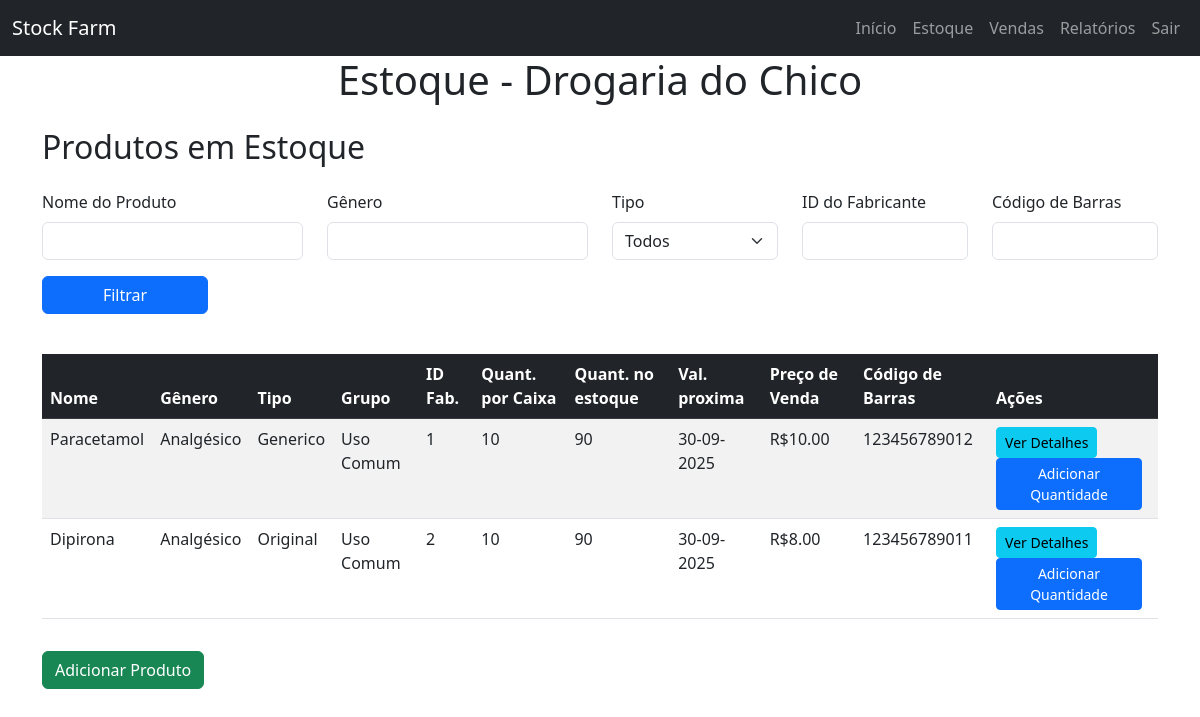
/stock (signed in), run on the app's committed database.
### app/models.py (models this page shows, shortened)
class Farmacia(db.Model):
    id: so.Mapped[int] = so.mapped_column(primary_key=True)
    nome: so.Mapped[str] = so.mapped_column(sa.String(100), unique=True)
    endereco: so.Mapped[str] = so.mapped_column(sa.String(200))
    telefone: so.Mapped[Optional[str]] = so.mapped_column(sa.String(20))
    cep: so.Mapped[str] = so.mapped_column(sa.String(9), nullable=False)
    cnpj: so.Mapped[str] = so.mapped_column(sa.String(14), nullable=False)
    farmaceuticos: so.WriteOnlyMapped['Farmaceutico'] = so.relationship(
        back_populates='farmacia',
        cascade="all, delete-orphan",
        passive_deletes=True
    )
    estoques: so.Mapped['Estoque'] = so.relationship(back_populates='farmacia')
    users: so.WriteOnlyMapped['User'] = so.relationship(
        back_populates='farmacia',
        cascade="all, delete-orphan",
        passive_deletes=True
    )

class Estoque(db.Model):
    id: so.Mapped[int] = so.mapped_column(primary_key=True)
    farmacia_id: so.Mapped[int] = so.mapped_column(sa.ForeignKey('farmacia.id'))
    produto_id: so.Mapped[int] = so.mapped_column(sa.ForeignKey('produto.id'))
    quantidade: so.Mapped[int] = so.mapped_column(default=0)
    farmacia: so.Mapped['Farmacia'] = so.relationship(back_populates='estoques')
    produto: so.Mapped['Produto'] = so.relationship(back_populates='estoques')

class Produto(db.Model):
    id: so.Mapped[int] = so.mapped_column(primary_key=True)
    nome: so.Mapped[str] = so.mapped_column(sa.String(100))
    genero: so.Mapped[str] = so.mapped_column(sa.String(100), nullable=False)
    tipo: so.Mapped[str] = so.mapped_column(sa.String(20), nullable=False)
    numeracao_original: so.Mapped[Optional[int]] = so.mapped_column()
    grupo: so.Mapped[str] = so.mapped_column(sa.String(50), nullable=False)
    fabricante_id: so.Mapped[int] = so.mapped_column(sa.ForeignKey('fabricante.id'), nullable=False)
    quantidade_embalagem: so.Mapped[int] = so.mapped_column(nullable=False)
    fornecedor_id: so.Mapped[int] = so.mapped_column(sa.ForeignKey('fornecedor.id'), nullable=False)
    preco_compra: so.Mapped[float] = so.mapped_column(nullable=False)
    preco_venda: so.Mapped[float] = so.mapped_column(nullable=False)
    codigo_barras: so.Mapped[str] = so.mapped_column(sa.String(13), nullable=False)
    fornecedor: so.Mapped['Fornecedor'] = so.relationship(back_populates='produtos')
    fabricante: so.Mapped['Fabricante'] = so.relationship(back_populates='produtos')
    estoques: so.WriteOnlyMapped['Estoque'] = so.relationship(
        back_populates='produto',
        cascade="all, delete-orphan",
        passive_deletes=True
    )
    logs: so.WriteOnlyMapped['ProdutoLog'] = so.relationship(
        back_populates='produto',
        cascade="all, delete-orphan",
        passive_deletes=True
    )
    validades: so.WriteOnlyMapped['Validade'] = so.relationship(
        back_populates='produto',
        cascade="all, delete-orphan",
        passive_deletes=True
    )

### app/routes.py (the view)
@app.route('/stock', methods=['GET'])
@login_required
def stock():
    if not current_user.farmacia:
        return redirect(url_for('manage_farmacia'))
    form = FiltroProdutoForm(request.args)
    query = (
        sa.select(Estoque)
        .where(Estoque.farmacia_id == current_user.farmacia_id)
        .join(Produto, Produto.id == Estoque.produto_id)
        .options(joinedload(Estoque.produto))
    )
    if form.nome.data:
        query = query.where(Produto.nome.ilike(f'%{form.nome.data}%'))
    if form.genero.data:
        query = query.where(Produto.genero.ilike(f'%{form.genero.data}%'))
    if form.tipo.data:
        query = query.where(Produto.tipo == form.tipo.data)
    if form.fabricante_id.data:
        query = query.where(Produto.fabricante_id == form.fabricante_id.data)
    if form.codigo_barras.data:
        query = query.where(Produto.codigo_barras.ilike(f'%{form.codigo_barras.data}%'))
    estoques = db.session().scalars(query).all()
    for estoque in estoques:
        total_quantidade = db.session().scalar(
            sa.select(sa.func.sum(Validade.quantidade))
            .where(Validade.produto_id == estoque.produto_id)
        ) or 0
        estoque.produto.quantidade_total = total_quantidade
        validade_proxima = db.session().scalar(
            sa.select(Validade.data_validade)
            .where(Validade.produto_id == estoque.produto_id)
            .where(Validade.quantidade > 0)
            .order_by(Validade.data_validade.asc())
            .limit(1)
        )
        estoque.produto.validade_proxima = validade_proxima.strftime('%d-%m-%Y') if validade_proxima else 'N/A'
    if not estoques and (form.nome.data or form.genero.data or form.tipo.data or form.fabricante_id.data or form.codigo_barras.data):
        flash('Nenhum produto encontrado com essas especificações.', 'info')
    return render_template('stock.html', title='Estoque - Stock Farm', estoques=estoques, can_manage=True, form=form)

### app/forms.py
class FiltroProdutoForm(FlaskForm):
    nome = StringField('Nome do Produto')
    genero = StringField('Gênero')
    tipo = SelectField('Tipo', choices=[('', 'Todos'), ('Generico', 'Genérico'), ('Original', 'Original'), ('Outros', 'Outros')])
    fabricante_id = IntegerField('ID do Fabricante', default=None)
    codigo_barras = StringField('Código de Barras')
    submit = SubmitField('Filtrar')

### app/models.py (called while the page is built)
@login.user_loader
def load_user(id):
    return db.session.get(User, int(id))

### app/templates/stock.html (shortened to what this page needs)
{% extends "base.html" %}
{% block content %}
    <h1 class="text-center mb-4">Estoque - {{ current_user.farmacia.nome if current_user.farmacia else 'Sem Farmácia' }}</h1>
    <h2 class="mb-4">Produtos em Estoque</h2>
    <form method="GET" class="mb-4">
        <div class="row">
            <div class="col-md-3 mb-3">
                {{ form.nome.label(class="form-label") }}
                {{ form.nome(class="form-control") }}
            </div>
            <div class="col-md-3 mb-3">
                {{ form.genero.label(class="form-label") }}
                {{ form.genero(class="form-control") }}
            </div>
            <div class="col-md-2 mb-3">
                {{ form.tipo.label(class="form-label") }}
                {{ form.tipo(class="form-select") }}
            </div>
            <div class="col-md-2 mb-3">
                {{ form.fabricante_id.label(class="form-label") }}
                {{ form.fabricante_id(class="form-control") }}
            </div>
            <div class="col-md-2 mb-3">
                {{ form.codigo_barras.label(class="form-label") }}
                {{ form.codigo_barras(class="form-control") }}
            </div>
            <div class="col-md-2 d-flex align-items-end mb-3">
                {{ form.submit(class="btn btn-primary w-100") }}
            </div>
        </div>
    </form>
    {% if estoques %}
        <div class="table-responsive">
            <table class="table table-striped table-hover">
                <thead class="table-dark">
                    <tr>
                        <th>Nome</th>
                        <th>Gênero</th>
                        <th>Tipo</th>
                        <th>Grupo</th>
                        <th>ID Fab.</th>
                        <th>Quant. por Caixa</th>
                        <th>Quant. no estoque</th>
                        <th>Val. proxima</th>
                        <th>Preço de Venda</th>
                        <th>Código de Barras</th>
                        <th>Ações</th>
                    </tr>
                </thead>
                <tbody>
                    {% for estoque in estoques %}
                        <tr>
                            <td>{{ estoque.produto.nome }}</td>
                            <td>{{ estoque.produto.genero }}</td>
                            <td>{{ estoque.produto.tipo }}</td>
                            <td>{{ estoque.produto.grupo }}</td>
                            <td>{{ estoque.produto.fabricante_id }}</td>
                            <td>{{ estoque.produto.quantidade_embalagem }}</td>
                            <td>{{ estoque.produto.quantidade_total }}</td>
                            <td>{{ estoque.produto.validade_proxima }}</td>
                            <td>R${{ "%.2f"|format(estoque.produto.preco_venda) }}</td>
                            <td>{{ estoque.produto.codigo_barras }}</td>
                            <td>
                                <a href="{{ url_for('view_produto', id=estoque.produto.id) }}" class="btn btn-info btn-sm me-2">Ver Detalhes</a>
                                <a href="{{ url_for('add_quantidade', id=estoque.produto.id) }}" class="btn btn-primary btn-sm me-2">Adicionar Quantidade</a>
                            </td>
                        </tr>
                    {% endfor %}
                </tbody>
            </table>
        </div>
        <a href="{{ url_for('add_produto') }}" class="btn btn-success mt-3">Adicionar Produto</a>
    {% else %}
        <div class="alert alert-info" role="alert">
            <p>Nenhum produto no estoque.</p>
        </div>
        <a href="{{ url_for('add_produto') }}" class="btn btn-success mt-3">Adicionar Produto</a>
    {% endif %}
{% endblock %}

### app/templates/base.html (shortened to what this page needs)
<!DOCTYPE html>
<html>
<head>
    <link rel="stylesheet" href="https://cdn.jsdelivr.net/npm/bootstrap@5.3.0/dist/css/bootstrap.min.css">
</head>
<body>
    <nav class="navbar navbar-expand-lg navbar-dark bg-dark">
        <div class="container-fluid">
            <a class="navbar-brand" href="{{ url_for('index') }}">Stock Farm</a>
            <div class="navbar-nav">
                <a class="nav-link" href="{{ url_for('index') }}">Início</a>
                {% if current_user.is_authenticated %}
                    <a class="nav-link" href="{{ url_for('stock') }}">Estoque</a>
                    <a class="nav-link" href="{{ url_for('vendas') }}">Vendas</a>
                    <a class="nav-link" href="{{ url_for('relatorio') }}">Relatórios</a>
                    <a class="nav-link" href="{{ url_for('logout') }}">Sair</a>
                {% else %}
                    <a class="nav-link" href="{{ url_for('login') }}">Entrar</a>
                    <a class="nav-link" href="{{ url_for('register') }}">Registrar</a>
                {% endif %}
            </div>
        </div>
    </nav>
    <div class="container">
        {% block content %}{% endblock %}
    </div>
</body>
</html>

### data on the page
Farmacia: farmacia "Drogaria do Chico"
Estoque: produto.nome "Paracetamol", produto.genero "Analgésico", produto.tipo "Generico", produto.grupo "Uso Comum", produto.fabricante_id "1", produto.quantidade_embalagem "10", produto.quantidade_total "90", produto.validade_proxima "30-09-2025", produto.codigo_barras "123456789012"
Produto: produto.preco_venda "10.00"
Estoque: produto.nome "Dipirona", produto.genero "Analgésico", produto.tipo "Original", produto.grupo "Uso Comum", produto.fabricante_id "2", produto.quantidade_embalagem "10", produto.quantidade_total "90", produto.validade_proxima "30-09-2025", produto.codigo_barras "123456789011"
Produto: produto.preco_venda "8.00"
